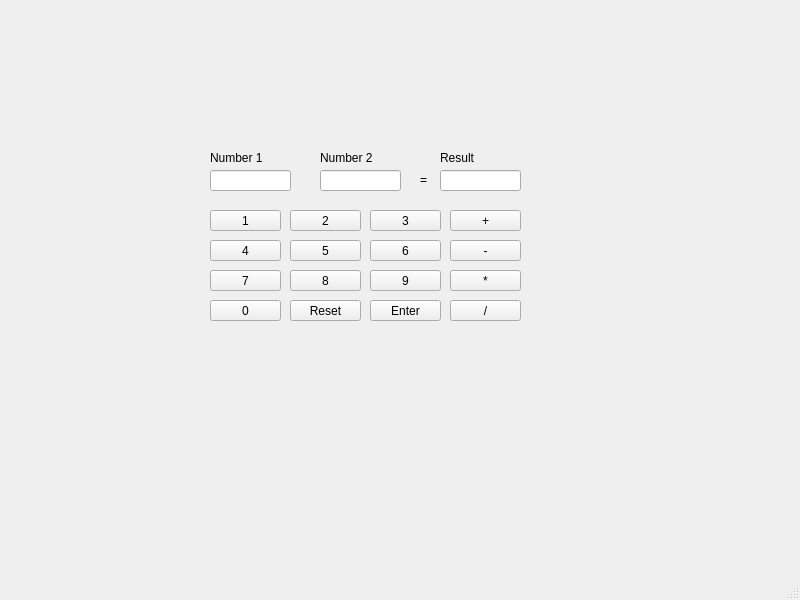
<?xml version="1.0" encoding="UTF-8"?>
<ui version="4.0">
 <class>MainWindow</class>
 <widget class="QMainWindow" name="MainWindow">
  <property name="geometry">
   <rect>
    <x>0</x>
    <y>0</y>
    <width>800</width>
    <height>600</height>
   </rect>
  </property>
  <property name="windowTitle">
   <string>MainWindow</string>
  </property>
  <widget class="QWidget" name="centralwidget">
   <widget class="QPushButton" name="Enter">
    <property name="geometry">
     <rect>
      <x>370</x>
      <y>300</y>
      <width>71</width>
      <height>21</height>
     </rect>
    </property>
    <property name="text">
     <string>Enter</string>
    </property>
   </widget>
   <widget class="QLineEdit" name="Number_1">
    <property name="geometry">
     <rect>
      <x>210</x>
      <y>170</y>
      <width>81</width>
      <height>21</height>
     </rect>
    </property>
   </widget>
   <widget class="QPushButton" name="Reset">
    <property name="geometry">
     <rect>
      <x>290</x>
      <y>300</y>
      <width>71</width>
      <height>21</height>
     </rect>
    </property>
    <property name="text">
     <string>Reset</string>
    </property>
   </widget>
   <widget class="QLabel" name="label">
    <property name="geometry">
     <rect>
      <x>210</x>
      <y>150</y>
      <width>61</width>
      <height>16</height>
     </rect>
    </property>
    <property name="text">
     <string>Number 1</string>
    </property>
   </widget>
   <widget class="QLabel" name="label_2">
    <property name="geometry">
     <rect>
      <x>320</x>
      <y>150</y>
      <width>61</width>
      <height>16</height>
     </rect>
    </property>
    <property name="text">
     <string>Number 2</string>
    </property>
   </widget>
   <widget class="QLineEdit" name="Number_2">
    <property name="geometry">
     <rect>
      <x>320</x>
      <y>170</y>
      <width>81</width>
      <height>21</height>
     </rect>
    </property>
   </widget>
   <widget class="QLabel" name="label_3">
    <property name="geometry">
     <rect>
      <x>440</x>
      <y>150</y>
      <width>61</width>
      <height>16</height>
     </rect>
    </property>
    <property name="text">
     <string>Result</string>
    </property>
   </widget>
   <widget class="QLineEdit" name="Result">
    <property name="geometry">
     <rect>
      <x>440</x>
      <y>170</y>
      <width>81</width>
      <height>21</height>
     </rect>
    </property>
   </widget>
   <widget class="QPushButton" name="Num_1">
    <property name="geometry">
     <rect>
      <x>210</x>
      <y>210</y>
      <width>71</width>
      <height>21</height>
     </rect>
    </property>
    <property name="text">
     <string>1</string>
    </property>
   </widget>
   <widget class="QPushButton" name="Num_2">
    <property name="geometry">
     <rect>
      <x>290</x>
      <y>210</y>
      <width>71</width>
      <height>21</height>
     </rect>
    </property>
    <property name="text">
     <string>2</string>
    </property>
   </widget>
   <widget class="QPushButton" name="Num_3">
    <property name="geometry">
     <rect>
      <x>370</x>
      <y>210</y>
      <width>71</width>
      <height>21</height>
     </rect>
    </property>
    <property name="text">
     <string>3</string>
    </property>
   </widget>
   <widget class="QPushButton" name="Num_4">
    <property name="geometry">
     <rect>
      <x>210</x>
      <y>240</y>
      <width>71</width>
      <height>21</height>
     </rect>
    </property>
    <property name="text">
     <string>4</string>
    </property>
   </widget>
   <widget class="QPushButton" name="Num_5">
    <property name="geometry">
     <rect>
      <x>290</x>
      <y>240</y>
      <width>71</width>
      <height>21</height>
     </rect>
    </property>
    <property name="text">
     <string>5</string>
    </property>
   </widget>
   <widget class="QPushButton" name="Num_6">
    <property name="geometry">
     <rect>
      <x>370</x>
      <y>240</y>
      <width>71</width>
      <height>21</height>
     </rect>
    </property>
    <property name="text">
     <string>6</string>
    </property>
   </widget>
   <widget class="QPushButton" name="Num_7">
    <property name="geometry">
     <rect>
      <x>210</x>
      <y>270</y>
      <width>71</width>
      <height>21</height>
     </rect>
    </property>
    <property name="text">
     <string>7</string>
    </property>
   </widget>
   <widget class="QPushButton" name="Num_8">
    <property name="geometry">
     <rect>
      <x>290</x>
      <y>270</y>
      <width>71</width>
      <height>21</height>
     </rect>
    </property>
    <property name="text">
     <string>8</string>
    </property>
   </widget>
   <widget class="QPushButton" name="Num_9">
    <property name="geometry">
     <rect>
      <x>370</x>
      <y>270</y>
      <width>71</width>
      <height>21</height>
     </rect>
    </property>
    <property name="text">
     <string>9</string>
    </property>
   </widget>
   <widget class="QPushButton" name="Num_0">
    <property name="geometry">
     <rect>
      <x>210</x>
      <y>300</y>
      <width>71</width>
      <height>21</height>
     </rect>
    </property>
    <property name="text">
     <string>0</string>
    </property>
   </widget>
   <widget class="QPushButton" name="Add">
    <property name="geometry">
     <rect>
      <x>450</x>
      <y>210</y>
      <width>71</width>
      <height>21</height>
     </rect>
    </property>
    <property name="text">
     <string>+</string>
    </property>
   </widget>
   <widget class="QPushButton" name="Sub">
    <property name="geometry">
     <rect>
      <x>450</x>
      <y>240</y>
      <width>71</width>
      <height>21</height>
     </rect>
    </property>
    <property name="text">
     <string>-</string>
    </property>
   </widget>
   <widget class="QPushButton" name="Mul">
    <property name="geometry">
     <rect>
      <x>450</x>
      <y>270</y>
      <width>71</width>
      <height>21</height>
     </rect>
    </property>
    <property name="text">
     <string>*</string>
    </property>
   </widget>
   <widget class="QPushButton" name="Div">
    <property name="geometry">
     <rect>
      <x>450</x>
      <y>300</y>
      <width>71</width>
      <height>21</height>
     </rect>
    </property>
    <property name="text">
     <string>/</string>
    </property>
   </widget>
   <widget class="QLabel" name="label_4">
    <property name="geometry">
     <rect>
      <x>420</x>
      <y>170</y>
      <width>41</width>
      <height>20</height>
     </rect>
    </property>
    <property name="text">
     <string>=</string>
    </property>
   </widget>
  </widget>
  <widget class="QMenuBar" name="menubar">
   <property name="geometry">
    <rect>
     <x>0</x>
     <y>0</y>
     <width>800</width>
     <height>25</height>
    </rect>
   </property>
  </widget>
  <widget class="QStatusBar" name="statusbar"/>
 </widget>
 <resources/>
 <connections/>
</ui>
